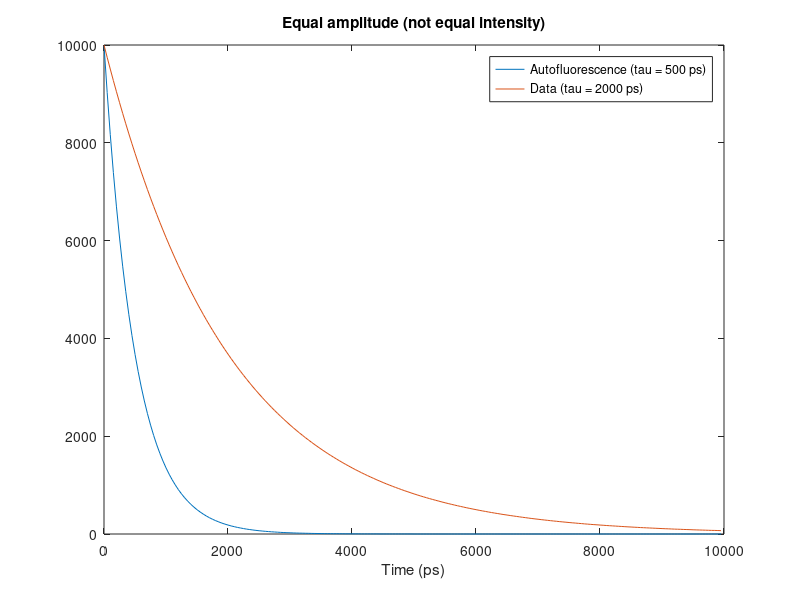

MATLAB code to generate this figure: (Note: this script raises an error after producing the figure.)
%% FLIM study 2. Simulate the photon-robustness and noise-robustness of FLIM analysis methods
% The goal of this simulation is to answer the question of how many photon
% is needed per histogram in noise-free and noise-added environment
% Stephen Zhang, 12/2/2023

% Simulate a sensor with one state: 2000 ps tau. The noise tau is 500 ps.

% Conclusions: 
% 1. TM needs >1.6k photons to be good (8x bin number) for absolute values. 
% 2. IEM needs >51k photons (256x bin number) for absolute values. This 
% makes it useful for bulk measurements such as 2p whole-FOV analysis and
% photometry. It's difficult to use for small ROIs

% Terminology
% Amplitude: the scaler factor before the expontial term
% Intensity: the area under curve 
% Tau: time constant of the exponential term
% [Intensity] = [Amplitude] * exp(t / tau);
% Tm: first moment ("mean arrival time")
% IEM: Ratio of Intensity/Amplitude

clear
tbin = 50;
t = (1 : tbin: 10000)'; % in units of ps
noisetau = 500; % asum is also tau_a, in ps
datatau = 2000; % sum is also tau_b, in ps
autofluo = round(exp(-t/noisetau)*10000); % Lifetime distribution of noise
data = round(exp(-t/datatau)*10000); % Lifetime distribution of b
fprintf('Sum noise-%0.1f data-%0.1f\n', sum(autofluo), sum(data));

% Find ideal values
datatm = sum(data .* t) / sum(data);
dataiem = sum(data) / max(data) * tbin;
fprintf('Data tm-%0.1f iem-%0.1f\n', datatm, dataiem);

figure
plot(t,autofluo,t,data);
xlabel('Time (ps)')
legend({'Autofluorescence (tau = 500 ps)'; 'Data (tau = 2000 ps)'})
title('Equal amplitude (not equal intensity)')

%% Case 1. Draw data of different sizes
% Conclusion: 
% 1. IEM needs at least 12k photons (>60x bin number) to converge mean,
% basically useful for absolute value estimates only in photometry/full FOV
% 2p experiments.
% 2. TM is reasonable above 1.6k photons (8x bin bin number) to converge mean.
% 3. RMS-wise, IEM needs 51k photons to be low 50 ps RMS.
% 4. TM is reaonsbale above 1.6 k photons in terms of RMS as well

% Drawing parameter
ns = 2.^(1:12)/4 * 200;
nrepeats = 20;

% Data matrix
tmmat = zeros(length(ns), nrepeats);
iemmat = zeros(length(ns), nrepeats);

for i = 1 : length(ns)
    % N
    n = ns(i);
    
    tic;
    for j = 1 : nrepeats
        % Use anonymouse function to draw data from distribution
        datadraw = drawhist(data, n);
        tm = mean(datadraw) * tbin;
        [~, pk] = mode(datadraw);
        iem = n / pk * tbin;

        % Save
        tmmat(i,j) = tm;
        iemmat(i,j) = iem;
    end
    
    % Time    
    ttoc = round(toc,1);
    if i == 1
        fprintf('Drawing samples: \n')
    end
    fprintf('%i: n = %i, T = %0.1f s\n', i, n, ttoc);
    if i == length(ns)
        disp('Done.')
    end
end

% Plot traces
figure
subplot(1,2,1)
plot(tmmat')
title('Tm traces')

subplot(1,2,2)
plot(iemmat')
title('IEM traces')

% Plot summary
figure

% Mean
subplot(1,2,1)
semilogx(ns, mean(tmmat,2))
hold on
semilogx(ns, mean(iemmat,2))
hold off
set(gca, 'XTick', ns)
title('Mean')
legend({'TM', 'IEM'})

% RMS
subplot(1,2,2)
semilogx(ns, rms(tmmat - mean(tmmat,2)*ones(1,nrepeats),2))
xlims = xlim();
hold on
semilogx(ns, rms(iemmat - mean(iemmat,2)*ones(1,nrepeats),2))
plot(xlims, [50 50], '--k')
hold off
set(gca, 'XTick', ns)
title('RMS')
legend({'TM', 'IEM'})

%% Case 2. Draw data of different sizes (added autofluorescence)
% Conclusion (same as above): 
% 1. IEM needs at least 12k photons (>60x bin number) to converge mean,
% basically useful for absolute value estimates only in photometry/full FOV
% 2p experiments.
% 2. TM is reasonable above 1.6k photons (8x bin bin number) to converge mean.
% 3. RMS-wise, IEM needs 51k photons to be low 50 ps RMS.
% 4. TM is reaonsbale above 1.6 k photons in terms of RMS as well

% Autofluorescence ratio
NR = 0.1;
data2 = round(data + autofluo * NR);

% Drawing parameter
ns = 2.^(1:12)/4 * 200;
nrepeats = 20;

% Data matrix
tmmat = zeros(length(ns), nrepeats);
iemmat = zeros(length(ns), nrepeats);

for i = 1 : length(ns)
    % N
    n = ns(i);
    
    tic;
    for j = 1 : nrepeats
        % Use anonymouse function to draw data from distribution
        datadraw = drawhist(data2, n);
        tm = mean(datadraw) * tbin;
        [~, pk] = mode(datadraw);
        iem = n / pk * tbin;

        % Save
        tmmat(i,j) = tm;
        iemmat(i,j) = iem;
    end
    
    % Time    
    ttoc = round(toc,1);
    if i == 1
        fprintf('Drawing samples: \n')
    end
    fprintf('%i: n = %i, T = %0.1f s\n', i, n, ttoc);
    if i == length(ns)
        disp('Done.')
    end
end

% Plot traces
figure
subplot(1,2,1)
plot(tmmat')
title('Tm traces')

subplot(1,2,2)
plot(iemmat')
title('IEM traces')

% Plot summary
figure

% Mean
subplot(1,2,1)
semilogx(ns, mean(tmmat,2))
hold on
semilogx(ns, mean(iemmat,2))
hold off
set(gca, 'XTick', ns)
title('Mean')
legend({'TM', 'IEM'})

% RMS
subplot(1,2,2)
semilogx(ns, rms(tmmat - mean(tmmat,2)*ones(1,nrepeats),2))
xlims = xlim();
hold on
semilogx(ns, rms(iemmat - mean(iemmat,2)*ones(1,nrepeats),2))
plot(xlims, [50 50], '--k')
hold off
set(gca, 'XTick', ns)
title('RMS')
legend({'TM', 'IEM'})


%% Anonymous functions
function hisout = drawhist(hisin, n)
    % Max index
    imax = sum(hisin);
    
    % cumulative his
    hiscdf = cumsum(hisin);

    % Draw
    rands = randi(imax, [n, 1]);

    % Generate output
    hisout = nan([n,1]);
    for i = 1 : n
        hisout(i) = find(rands(i) <= hiscdf, 1, 'first');
    end
end
